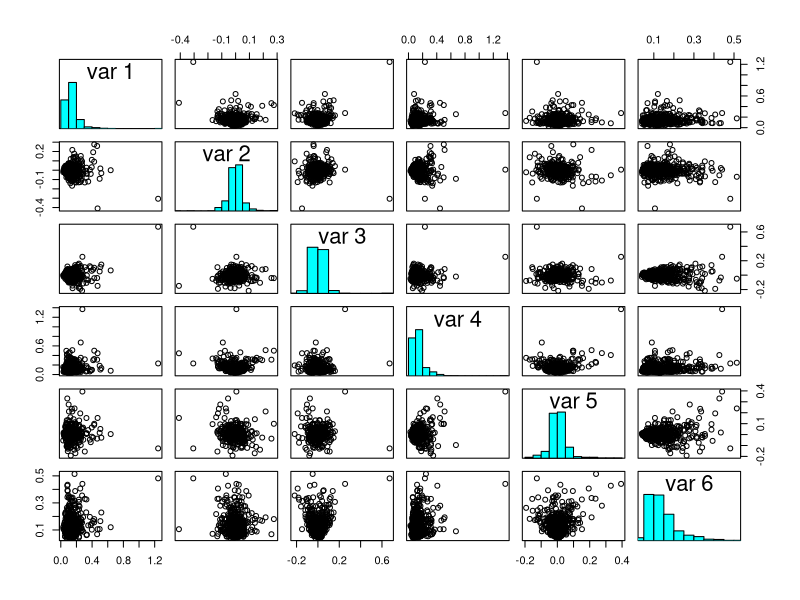
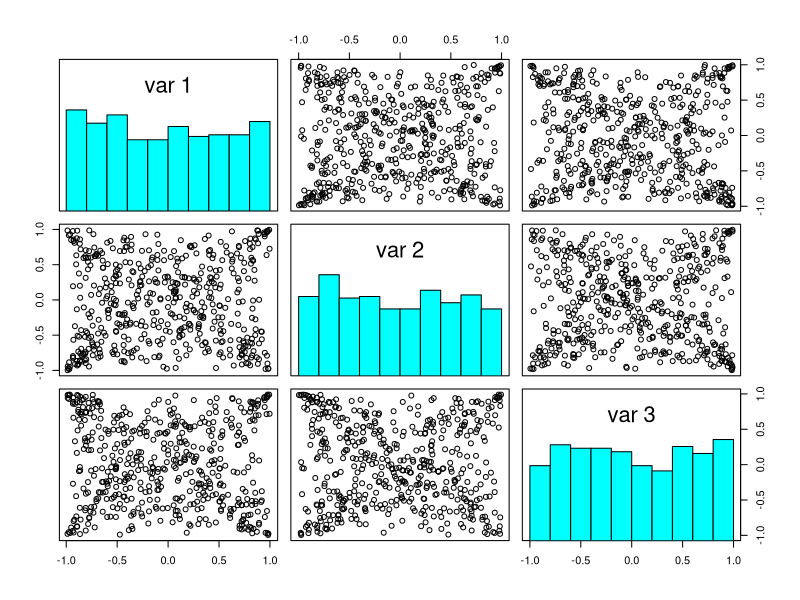

Here is the R script that generated these plots, in order:

library(MCMCpack)
library(purrr)

p <- 3
S <- diag(p)
n <- 10

riwish_tri <- function (v, S) {
  mat <- riwish(v, S)
  low_mat <- mat[lower.tri(mat, diag = TRUE)]
  return(as.numeric(low_mat))
}

panel.hist <- function(x, ...) {
   usr <- par("usr"); on.exit(par(usr))
   par(usr = c(usr[1:2], 0, 1.5) )
   h <- hist(x, plot = FALSE)
   breaks <- h$breaks; nB <- length(breaks)
   y <- h$counts; y <- y/max(y)
   rect(breaks[-nB], 0, breaks[-1], y, col = "cyan", ...)
}

cov_sim <- map(1:500, ~ riwish_tri(p + 8, S)) %>%
  reduce(rbind)
pairs(cov_sim, diag.panel = panel.hist)

summary(cov_sim)


coriwish_tri <- function (v, S) {
  mat <- riwish(v, S)
  mat_sd <- diag(diag(mat)^-0.5)
  mat <- mat_sd %*% mat %*% mat_sd
  # low_mat <- mat[lower.tri(mat, diag = TRUE)]
  low_mat <- mat[lower.tri(mat)]
  return(as.numeric(low_mat))
}

cor_sim <- map(1:500, ~ coriwish_tri(p + 1, S)) %>%
  reduce(rbind)
pairs(cor_sim, diag.panel = panel.hist)

coriwish_tri(3+1, S)

(bla <- riwish(3, S))
(var <- diag(diag(bla)^-0.5))
var %*% bla %*% var

mat <- matrix(1:3, nrow = 3, ncol = 3)
diag_mat <- diag(mat)

mat * diag_mat
t(mat) * diag_mat
# diag_mat * mat


p <- 3
A <- matrix(rnorm(p ^ 2), p)
(S <- crossprod(A))

X <- riwish(p+1, S)

sum(diag(S %*% solve(X)))
sum(S * solve(X))
